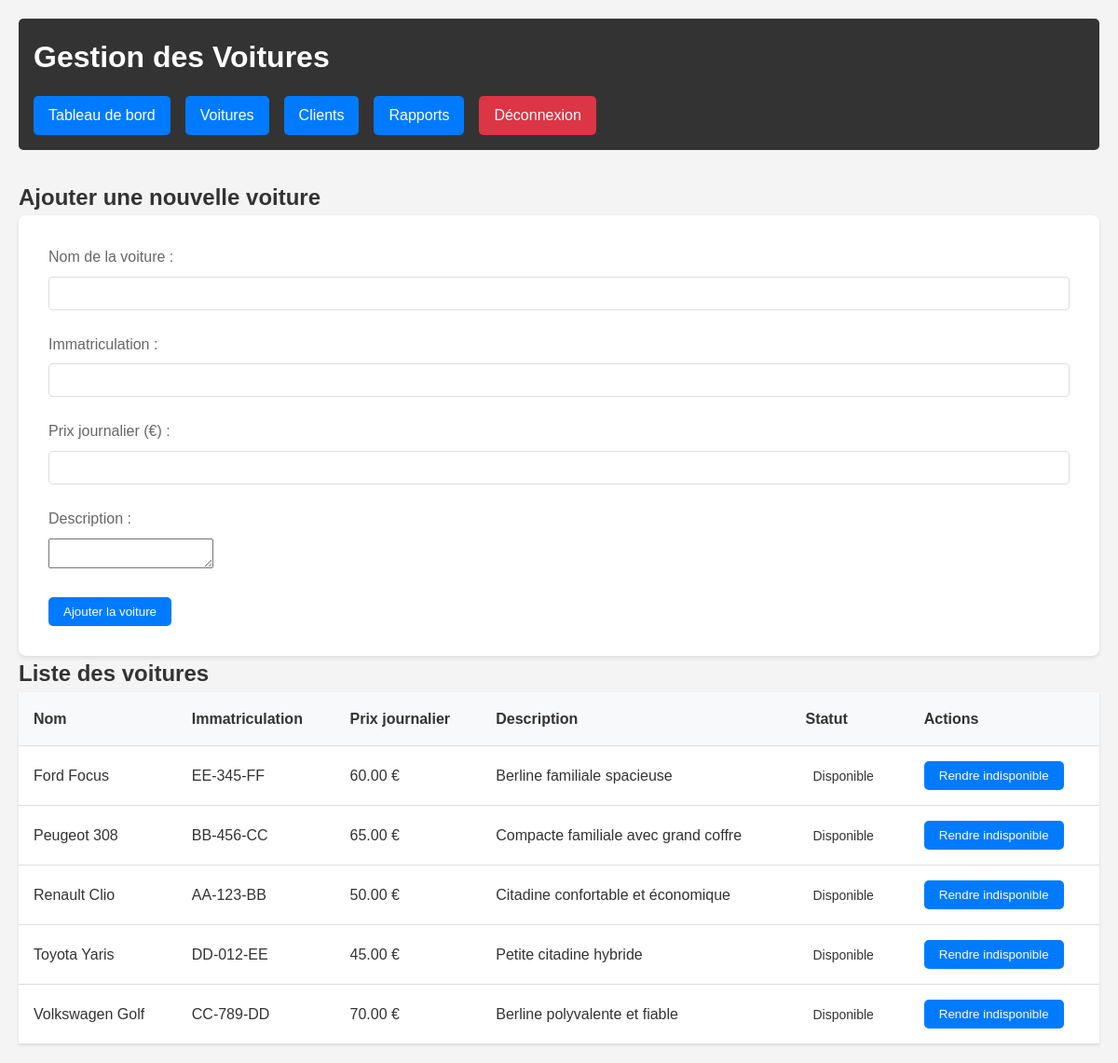
Screenshot of /voiture.php (signed in) with the database file from the repository.
### tables this page shows
CREATE TABLE IF NOT EXISTS voiture (
    id_voiture INT AUTO_INCREMENT PRIMARY KEY,
    nom VARCHAR(100) NOT NULL,
    immatriculation VARCHAR(20) NOT NULL UNIQUE,
    prix_journalier DECIMAL(10,2) NOT NULL,
    description TEXT,
    disponible TINYINT(1) DEFAULT 1
);

### voiture.php (the view, shortened to what this page needs)
<?php
require_once "connexion.php";
$sql = "SELECT * FROM voiture ORDER BY nom";
$stmt = $pdo->query($sql);
$voitures = $stmt->fetchAll();
?>
<!DOCTYPE html>
<html lang="fr">
<head>
    <link rel="stylesheet" href="styles.css">
</head>
<body>
    <div class="container">
        <div class="header">
            <h1>Gestion des Voitures</h1>
            <div class="nav">
                <a href="admin.php" class="btn">Tableau de bord</a>
                <a href="voiture.php" class="btn active">Voitures</a>
                <a href="clients.php" class="btn">Clients</a>
                <a href="rapport_reservation.php" class="btn">Rapports</a>
                <a href="deconnexion.php" class="btn btn-danger">Déconnexion</a>
            </div>
        </div>
        <div class="form-section">
            <h2>Ajouter une nouvelle voiture</h2>
            <form method="POST" class="form">
                <div class="form-group">
                    <label for="nom">Nom de la voiture :</label>
                    <input type="text" id="nom" name="nom" required>
                </div>
                <div class="form-group">
                    <label for="immatriculation">Immatriculation :</label>
                    <input type="text" id="immatriculation" name="immatriculation" required>
                </div>
                <div class="form-group">
                    <label for="prix_journalier">Prix journalier (€) :</label>
                    <input type="number" id="prix_journalier" name="prix_journalier" step="0.01" required>
                </div>
                <div class="form-group">
                    <label for="description">Description :</label>
                    <textarea id="description" name="description" required></textarea>
                </div>
                <button type="submit" name="ajouter" class="btn">Ajouter la voiture</button>
            </form>
        </div>
        <div class="list-section">
            <h2>Liste des voitures</h2>
            <table class="table">
                <thead>
                    <tr>
                        <th>Nom</th>
                        <th>Immatriculation</th>
                        <th>Prix journalier</th>
                        <th>Description</th>
                        <th>Statut</th>
                        <th>Actions</th>
                    </tr>
                </thead>
                <tbody>
                    <?php foreach ($voitures as $voiture): ?>
                        <tr>
                            <td><?= htmlspecialchars($voiture['nom']) ?></td>
                            <td><?= htmlspecialchars($voiture['immatriculation']) ?></td>
                            <td><?= number_format($voiture['prix_journalier'], 2) ?> €</td>
                            <td><?= htmlspecialchars($voiture['description']) ?></td>
                            <td>
                                <span class="status <?= $voiture['disponible'] ? 'disponible' : 'indisponible' ?>">
                                    <?= $voiture['disponible'] ? 'Disponible' : 'Indisponible' ?>
                                </span>
                            </td>
                            <td>
                                <form method="POST" style="display: inline;">
                                    <button type="submit" name="modifier_statut" class="btn">
                                        <?= $voiture['disponible'] ? 'Rendre indisponible' : 'Rendre disponible' ?>
                                    </button>
                                </form>
                            </td>
                        </tr>
                    <?php endforeach; ?>
                </tbody>
            </table>
        </div>
    </div>
</body>
</html>

### styles.css (style rules this page uses)
* { margin: 0; padding: 0; box-sizing: border-box; }
body { font-family: Arial, sans-serif; line-height: 1.6; background-color: #f4f4f4; color: #333; }
.container { max-width: 1200px; margin: 0 auto; padding: 20px; }
.header { background-color: #333; color: white; padding: 1rem; margin-bottom: 2rem; border-radius: 5px; }
.header h1 { margin-bottom: 1rem; }
.nav { display: flex; gap: 1rem; }
.btn { display: inline-block; padding: 0.5rem 1rem; background-color: #007bff; color: white; text-decoration: none; border-radius: 5px; border: none; cursor: pointer; transition: background-color 0.3s; }
.btn-danger { background-color: #dc3545; }
table { width: 100%; border-collapse: collapse; background-color: white; box-shadow: 0 1px 3px rgba(0,0,0,0.1); }
th, td { padding: 1rem; text-align: left; border-bottom: 1px solid #ddd; }
th { background-color: #f8f9fa; font-weight: bold; }
.status { padding: 0.25rem 0.5rem; border-radius: 3px; font-size: 0.875rem; }
.form { background-color: white; padding: 2rem; border-radius: 8px; box-shadow: 0 2px 4px rgba(0,0,0,0.1); }
.form-group { margin-bottom: 1.5rem; }
.form-group label { display: block; margin-bottom: 0.5rem; color: #666; }
.form-group input, .form-group select { width: 100%; padding: 0.5rem; border: 1px solid #ddd; border-radius: 4px; font-size: 1rem; }

### rows the page displays
voiture: nom "Ford Focus", immatriculation "EE-345-FF", prix_journalier "60.00", description "Berline familiale spacieuse", disponible "Disponible"
voiture: nom "Peugeot 308", immatriculation "BB-456-CC", prix_journalier "65.00", description "Compacte familiale avec grand coffre", disponible "Disponible"
voiture: nom "Renault Clio", immatriculation "AA-123-BB", prix_journalier "50.00", description "Citadine confortable et économique", disponible "Disponible"
voiture: nom "Toyota Yaris", immatriculation "DD-012-EE", prix_journalier "45.00", description "Petite citadine hybride", disponible "Disponible"
voiture: nom "Volkswagen Golf", immatriculation "CC-789-DD", prix_journalier "70.00", description "Berline polyvalente et fiable", disponible "Disponible"
